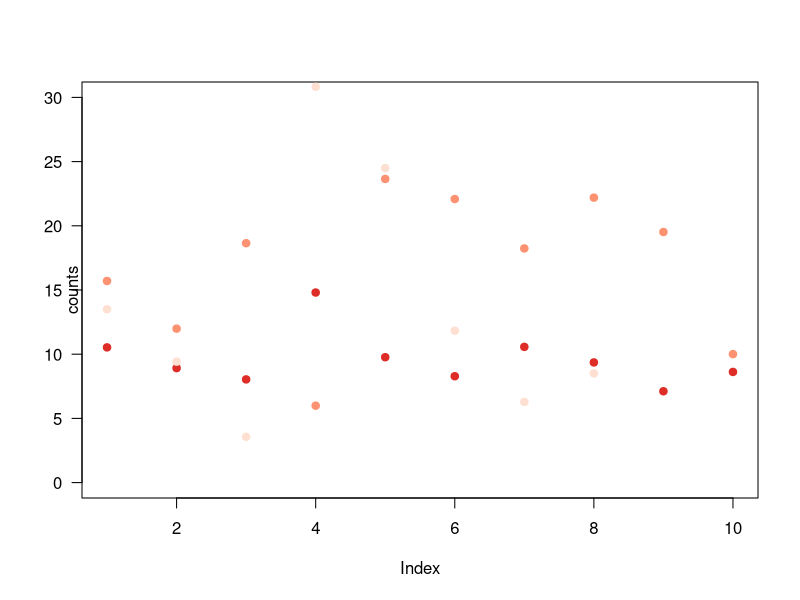

This chart was generated by the following R code:
############################
# CreateData.r
# Project: GitHubTestProject.Rproj

# File description: A file that creates a small data set and calculates some statistics

# Created: January 4, 2016
# R Version: 3.2.0
# GitHub: Yes
# Author: A Putt
############################

# Make some data
fishes <- data.frame(index = 1:10, redfish = rnorm(10,20,5), bluefish = rnorm(10,10,3), greenfish = rnorm(10,10,10))

# Plot the data
plot(fishes$index,fishes$bluefish,col="#de2d26",pch=19,xlab="",ylab="",ylim=c(0,30),las=1)
points(fishes$index,fishes$redfish,col="#fc9272",pch=19)
points(fishes$index,fishes$greenfish,col="#fee0d2",pch=19)
mtext(side=1,text="Index",line=3)
mtext(side=2, text="counts")
